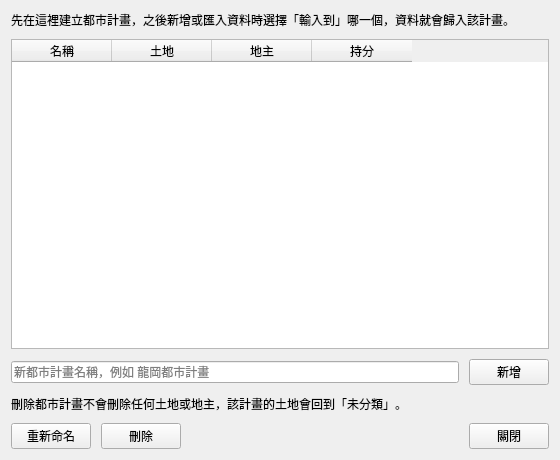
<?xml version="1.0" encoding="UTF-8"?>
<ui version="4.0">
 <class>urbanPlanManagementDialogContent</class>
 <widget class="QWidget" name="urbanPlanManagementDialogContent">
  <property name="geometry">
   <rect>
    <x>0</x>
    <y>0</y>
    <width>560</width>
    <height>460</height>
   </rect>
  </property>
  <property name="minimumSize">
   <size>
    <width>560</width>
    <height>460</height>
   </size>
  </property>
  <property name="windowTitle">
   <string>都市計畫管理</string>
  </property>
  <layout class="QVBoxLayout" name="urbanPlanManagementLayout" stretch="0,1,0,0,0">
   <property name="spacing">
    <number>10</number>
   </property>
   <property name="leftMargin">
    <number>11</number>
   </property>
   <property name="topMargin">
    <number>11</number>
   </property>
   <property name="rightMargin">
    <number>11</number>
   </property>
   <property name="bottomMargin">
    <number>11</number>
   </property>
   <item>
    <widget class="QLabel" name="urbanPlanIntro">
     <property name="text">
      <string>先在這裡建立都市計畫，之後新增或匯入資料時選擇「輸入到」哪一個，資料就會歸入該計畫。</string>
     </property>
     <property name="wordWrap">
      <bool>true</bool>
     </property>
    </widget>
   </item>
   <item>
    <widget class="TableWidget" name="urbanPlanTable">
     <property name="editTriggers">
      <set>QAbstractItemView::NoEditTriggers</set>
     </property>
     <property name="selectionMode">
      <enum>QAbstractItemView::SingleSelection</enum>
     </property>
     <property name="selectionBehavior">
      <enum>QAbstractItemView::SelectRows</enum>
     </property>
     <attribute name="verticalHeaderVisible">
      <bool>false</bool>
     </attribute>
     <column>
      <property name="text">
       <string>名稱</string>
      </property>
     </column>
     <column>
      <property name="text">
       <string>土地</string>
      </property>
     </column>
     <column>
      <property name="text">
       <string>地主</string>
      </property>
     </column>
     <column>
      <property name="text">
       <string>持分</string>
      </property>
     </column>
    </widget>
   </item>
   <item>
    <layout class="QHBoxLayout" name="urbanPlanAddRow" stretch="1,0">
     <property name="spacing">
      <number>10</number>
     </property>
     <property name="leftMargin">
      <number>0</number>
     </property>
     <property name="topMargin">
      <number>0</number>
     </property>
     <property name="rightMargin">
      <number>0</number>
     </property>
     <property name="bottomMargin">
      <number>0</number>
     </property>
     <item>
      <widget class="LineEdit" name="urbanPlanNameInput">
       <property name="maxLength">
        <number>100</number>
       </property>
       <property name="placeholderText">
        <string>新都市計畫名稱，例如 龍岡都市計畫</string>
       </property>
      </widget>
     </item>
     <item>
      <widget class="PushButton" name="urbanPlanAddButton">
       <property name="text">
        <string>新增</string>
       </property>
      </widget>
     </item>
    </layout>
   </item>
   <item>
    <widget class="QLabel" name="urbanPlanNote">
     <property name="text">
      <string>刪除都市計畫不會刪除任何土地或地主，該計畫的土地會回到「未分類」。</string>
     </property>
     <property name="wordWrap">
      <bool>true</bool>
     </property>
    </widget>
   </item>
   <item>
    <layout class="QHBoxLayout" name="buttonRow" stretch="0,0,1,0">
     <property name="spacing">
      <number>10</number>
     </property>
     <property name="leftMargin">
      <number>0</number>
     </property>
     <property name="topMargin">
      <number>0</number>
     </property>
     <property name="rightMargin">
      <number>0</number>
     </property>
     <property name="bottomMargin">
      <number>0</number>
     </property>
     <item>
      <widget class="PushButton" name="urbanPlanRenameButton">
       <property name="text">
        <string>重新命名</string>
       </property>
      </widget>
     </item>
     <item>
      <widget class="PushButton" name="urbanPlanDeleteButton">
       <property name="text">
        <string>刪除</string>
       </property>
      </widget>
     </item>
     <item>
      <spacer name="buttonRowSpacer">
       <property name="orientation">
        <enum>Qt::Horizontal</enum>
       </property>
       <property name="sizeHint" stdset="0">
        <size>
         <width>0</width>
         <height>0</height>
        </size>
       </property>
      </spacer>
     </item>
     <item>
      <widget class="PushButton" name="urbanPlanCloseButton">
       <property name="text">
        <string>關閉</string>
       </property>
      </widget>
     </item>
    </layout>
   </item>
  </layout>
 </widget>
 <customwidgets>
 <customwidget>
  <class>LineEdit</class>
  <extends>QLineEdit</extends>
  <header>qfluentwidgets</header>
 </customwidget>
 <customwidget>
  <class>PushButton</class>
  <extends>QPushButton</extends>
  <header>qfluentwidgets</header>
 </customwidget>
 <customwidget>
  <class>TableWidget</class>
  <extends>QTableWidget</extends>
  <header>qfluentwidgets</header>
 </customwidget>
 </customwidgets>
 <resources />
 <connections />
</ui>
